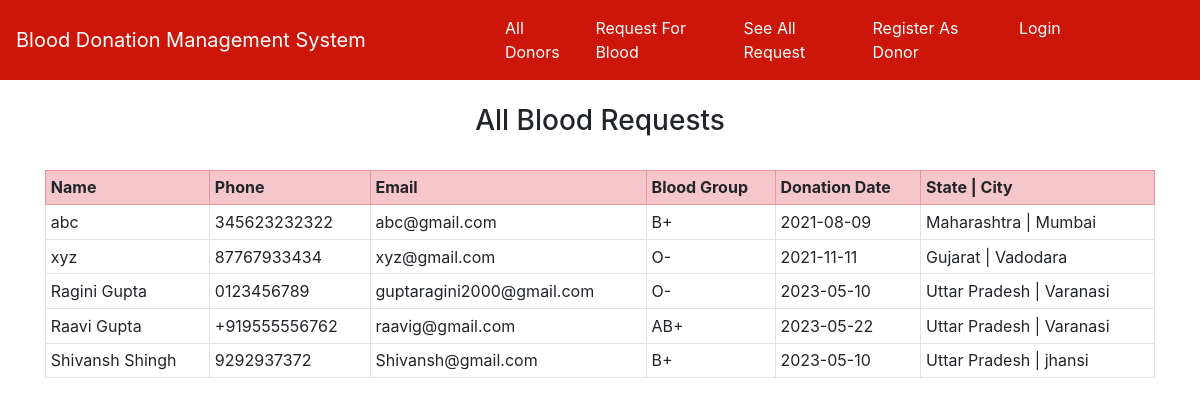
The app's page /see_all_request/ with its own data.
### home/models.py (models this page shows, shortened)
class RequestBlood(models.Model):
    name = models.CharField(max_length=100)
    email = models.EmailField()
    phone = models.CharField(max_length=20)
    state = models.CharField(max_length=200, blank=True)
    city = models.CharField(max_length=300, blank=True)
    address = models.CharField(max_length=500, blank=True)
    blood_group = models.ForeignKey(BloodGroup, on_delete=models.CASCADE)
    date = models.CharField(max_length=100, blank=True)

class BloodGroup(models.Model):
    name = models.CharField(max_length=5)
    def __str__(self):
        return self.name

### home/views.py (the view)
# urls.py: path("see_all_request/", views.see_all_request, name="see_all_request"),
def see_all_request(request):
    requests = RequestBlood.objects.all()
    return render(request, "see_all_request.html", {'requests':requests})

### home/templates/see_all_request.html (shortened to what this page needs)
{% extends 'base.html' %}
{% block body %}
<div class="container">
{% if requests %}
<h3 class="text-center">All Blood Requests</h3>
<br>
<table class="table table-sm table-bordered">
  <tr class="table-danger">
    <th>Name</th>
    <th>Phone</th>
    <th>Email</th>
    <th>Blood Group</th>
    <th>Donation Date</th>
    <th>State | City</th>
  </tr>
  {% for i in requests %}
    <tr>
      <td>{{i.name}}</td>
      <td>{{i.phone}}</td>
      <td>{{i.email}}</td>
      <td>{{i.blood_group}}</td>
      <td>{{i.date}}</td>
      <td>{{i.state}} | {{i.city}}</td>
    </tr>
  {% endfor %}
</table>
{% else %}
<h2>No Blood Request Available</h2>
{% endif %}
</div>
{% endblock %}

### records on screen
RequestBlood: name "abc", phone "345623232322", email "abc@gmail.com", blood_group "B+", date "2021-08-09", state "Maharashtra", city "Mumbai"
RequestBlood: name "xyz", phone "87767933434", email "xyz@gmail.com", blood_group "O-", date "2021-11-11", state "Gujarat", city "Vadodara"
RequestBlood: name "Ragini Gupta", phone "0123456789", email "guptaragini2000@gmail.com", blood_group "O-", date "2023-05-10", state "Uttar Pradesh", city "Varanasi"
RequestBlood: name "Raavi Gupta", phone "+919555556762", email "raavig@gmail.com", blood_group "AB+", date "2023-05-22", state "Uttar Pradesh", city "Varanasi"
RequestBlood: name "Shivansh Shingh", phone "9292937372", email "Shivansh@gmail.com", blood_group "B+", date "2023-05-10", state "Uttar Pradesh", city "jhansi"
